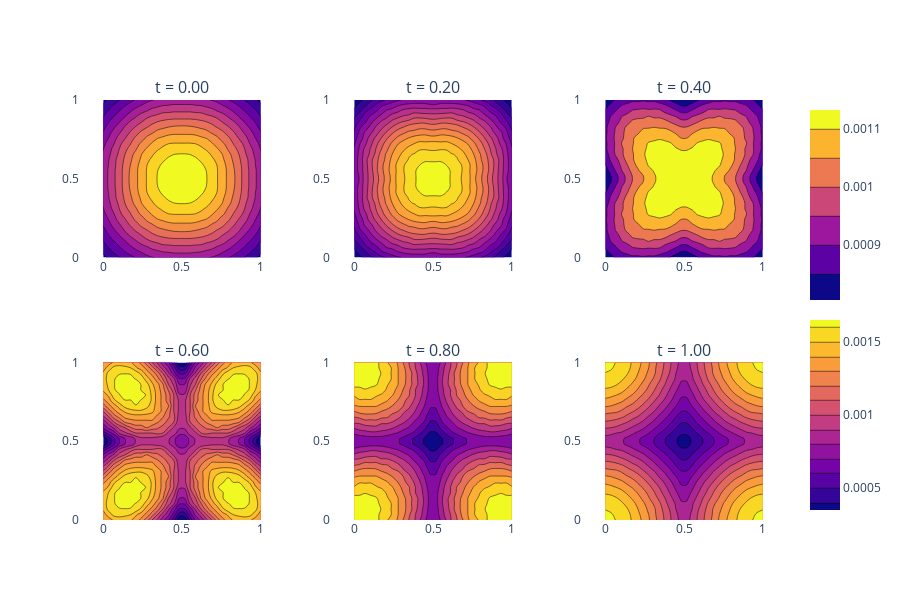

This figure's notebook cell:
### Code cell
# Resolución del problema de transporte:
problem = TransportProblem(mesh, mu, nu, T, tau=100)
criteria, LL = problem.solve(maxiter=30)
t = np.linspace(0,1,6)
problem.plot(t)

### Figure 1 — Plotly figure (JSON) as saved in the notebook; plotly's stock layout.template omitted (floating-point values rounded to 4 significant figures; data arrays with more than 128 entries replaced by an {"elided": "..."} marker saying what was removed)
{"data": [{"colorbar": {"len": 0.5, "y": 0.75}, "showscale": false, "type": "contour", "x": [0, 0.03448, 0.06897, 0.1034, 0.1379, 0.1724, 0.2069, 0.2414, 0.2759, 0.3103, 0.3448, 0.3793, 0.4138, 0.4483, 0.4828, 0.5172, 0.5517, 0.5862, 0.6207, 0.6552, 0.6897, 0.7241, 0.7586, 0.7931, 0.8276, 0.8621, 0.8966, 0.931, 0.9655, 1], "xaxis": "x", "y": [0, 0.03448, 0.06897, 0.1034, 0.1379, 0.1724, 0.2069, 0.2414, 0.2759, 0.3103, 0.3448, 0.3793, 0.4138, 0.4483, 0.4828, 0.5172, 0.5517, 0.5862, 0.6207, 0.6552, 0.6897, 0.7241, 0.7586, 0.7931, 0.8276, 0.8621, 0.8966, 0.931, 0.9655, 1], "yaxis": "y", "z": {"elided": "30x30 float values"}}, {"colorbar": {"len": 0.5, "y": 0.75}, "showscale": false, "type": "contour", "x": [0, 0.03448, 0.06897, 0.1034, 0.1379, 0.1724, 0.2069, 0.2414, 0.2759, 0.3103, 0.3448, 0.3793, 0.4138, 0.4483, 0.4828, 0.5172, 0.5517, 0.5862, 0.6207, 0.6552, 0.6897, 0.7241, 0.7586, 0.7931, 0.8276, 0.8621, 0.8966, 0.931, 0.9655, 1], "xaxis": "x2", "y": [0, 0.03448, 0.06897, 0.1034, 0.1379, 0.1724, 0.2069, 0.2414, 0.2759, 0.3103, 0.3448, 0.3793, 0.4138, 0.4483, 0.4828, 0.5172, 0.5517, 0.5862, 0.6207, 0.6552, 0.6897, 0.7241, 0.7586, 0.7931, 0.8276, 0.8621, 0.8966, 0.931, 0.9655, 1], "yaxis": "y2", "z": {"elided": "30x30 float values"}}, {"colorbar": {"len": 0.5, "y": 0.75}, "showscale": true, "type": "contour", "x": [0, 0.03448, 0.06897, 0.1034, 0.1379, 0.1724, 0.2069, 0.2414, 0.2759, 0.3103, 0.3448, 0.3793, 0.4138, 0.4483, 0.4828, 0.5172, 0.5517, 0.5862, 0.6207, 0.6552, 0.6897, 0.7241, 0.7586, 0.7931, 0.8276, 0.8621, 0.8966, 0.931, 0.9655, 1], "xaxis": "x3", "y": [0, 0.03448, 0.06897, 0.1034, 0.1379, 0.1724, 0.2069, 0.2414, 0.2759, 0.3103, 0.3448, 0.3793, 0.4138, 0.4483, 0.4828, 0.5172, 0.5517, 0.5862, 0.6207, 0.6552, 0.6897, 0.7241, 0.7586, 0.7931, 0.8276, 0.8621, 0.8966, 0.931, 0.9655, 1], "yaxis": "y3", "z": {"elided": "30x30 float values"}}, {"colorbar": {"len": 0.5, "y": 0.25}, "showscale": false, "type": "contour", "x": [0, 0.03448, 0.06897, 0.1034, 0.1379, 0.1724, 0.2069, 0.2414, 0.2759, 0.3103, 0.3448, 0.3793, 0.4138, 0.4483, 0.4828, 0.5172, 0.5517, 0.5862, 0.6207, 0.6552, 0.6897, 0.7241, 0.7586, 0.7931, 0.8276, 0.8621, 0.8966, 0.931, 0.9655, 1], "xaxis": "x4", "y": [0, 0.03448, 0.06897, 0.1034, 0.1379, 0.1724, 0.2069, 0.2414, 0.2759, 0.3103, 0.3448, 0.3793, 0.4138, 0.4483, 0.4828, 0.5172, 0.5517, 0.5862, 0.6207, 0.6552, 0.6897, 0.7241, 0.7586, 0.7931, 0.8276, 0.8621, 0.8966, 0.931, 0.9655, 1], "yaxis": "y4", "z": {"elided": "30x30 float values"}}, {"colorbar": {"len": 0.5, "y": 0.25}, "showscale": false, "type": "contour", "x": [0, 0.03448, 0.06897, 0.1034, 0.1379, 0.1724, 0.2069, 0.2414, 0.2759, 0.3103, 0.3448, 0.3793, 0.4138, 0.4483, 0.4828, 0.5172, 0.5517, 0.5862, 0.6207, 0.6552, 0.6897, 0.7241, 0.7586, 0.7931, 0.8276, 0.8621, 0.8966, 0.931, 0.9655, 1], "xaxis": "x5", "y": [0, 0.03448, 0.06897, 0.1034, 0.1379, 0.1724, 0.2069, 0.2414, 0.2759, 0.3103, 0.3448, 0.3793, 0.4138, 0.4483, 0.4828, 0.5172, 0.5517, 0.5862, 0.6207, 0.6552, 0.6897, 0.7241, 0.7586, 0.7931, 0.8276, 0.8621, 0.8966, 0.931, 0.9655, 1], "yaxis": "y5", "z": {"elided": "30x30 float values"}}, {"colorbar": {"len": 0.5, "y": 0.25}, "showscale": true, "type": "contour", "x": [0, 0.03448, 0.06897, 0.1034, 0.1379, 0.1724, 0.2069, 0.2414, 0.2759, 0.3103, 0.3448, 0.3793, 0.4138, 0.4483, 0.4828, 0.5172, 0.5517, 0.5862, 0.6207, 0.6552, 0.6897, 0.7241, 0.7586, 0.7931, 0.8276, 0.8621, 0.8966, 0.931, 0.9655, 1], "xaxis": "x6", "y": [0, 0.03448, 0.06897, 0.1034, 0.1379, 0.1724, 0.2069, 0.2414, 0.2759, 0.3103, 0.3448, 0.3793, 0.4138, 0.4483, 0.4828, 0.5172, 0.5517, 0.5862, 0.6207, 0.6552, 0.6897, 0.7241, 0.7586, 0.7931, 0.8276, 0.8621, 0.8966, 0.931, 0.9655, 1], "yaxis": "y6", "z": {"elided": "30x30 float values"}}], "layout": {"annotations": [{"font": {"size": 16}, "showarrow": false, "text": "t = 0.00", "x": 0.1444, "xanchor": "center", "xref": "paper", "y": 1, "yanchor": "bottom", "yref": "paper"}, {"font": {"size": 16}, "showarrow": false, "text": "t = 0.20", "x": 0.5, "xanchor": "center", "xref": "paper", "y": 1, "yanchor": "bottom", "yref": "paper"}, {"font": {"size": 16}, "showarrow": false, "text": "t = 0.40", "x": 0.8556, "xanchor": "center", "xref": "paper", "y": 1, "yanchor": "bottom", "yref": "paper"}, {"font": {"size": 16}, "showarrow": false, "text": "t = 0.60", "x": 0.1444, "xanchor": "center", "xref": "paper", "y": 0.375, "yanchor": "bottom", "yref": "paper"}, {"font": {"size": 16}, "showarrow": false, "text": "t = 0.80", "x": 0.5, "xanchor": "center", "xref": "paper", "y": 0.375, "yanchor": "bottom", "yref": "paper"}, {"font": {"size": 16}, "showarrow": false, "text": "t = 1.00", "x": 0.8556, "xanchor": "center", "xref": "paper", "y": 0.375, "yanchor": "bottom", "yref": "paper"}], "height": 600, "plot_bgcolor": "white", "width": 900, "xaxis": {"anchor": "y", "domain": [0, 0.2889], "scaleanchor": "y", "scaleratio": 1}, "xaxis2": {"anchor": "y2", "domain": [0.3556, 0.6444], "scaleanchor": "y", "scaleratio": 1}, "xaxis3": {"anchor": "y3", "domain": [0.7111, 1], "scaleanchor": "y", "scaleratio": 1}, "xaxis4": {"anchor": "y4", "domain": [0, 0.2889], "scaleanchor": "y", "scaleratio": 1}, "xaxis5": {"anchor": "y5", "domain": [0.3556, 0.6444], "scaleanchor": "y", "scaleratio": 1}, "xaxis6": {"anchor": "y6", "domain": [0.7111, 1], "scaleanchor": "y", "scaleratio": 1}, "yaxis": {"anchor": "x", "domain": [0.625, 1], "scaleanchor": "x", "scaleratio": 1}, "yaxis2": {"anchor": "x2", "domain": [0.625, 1], "scaleanchor": "x", "scaleratio": 1}, "yaxis3": {"anchor": "x3", "domain": [0.625, 1], "scaleanchor": "x", "scaleratio": 1}, "yaxis4": {"anchor": "x4", "domain": [0, 0.375], "scaleanchor": "x", "scaleratio": 1}, "yaxis5": {"anchor": "x5", "domain": [0, 0.375], "scaleanchor": "x", "scaleratio": 1}, "yaxis6": {"anchor": "x6", "domain": [0, 0.375], "scaleanchor": "x", "scaleratio": 1}}}
